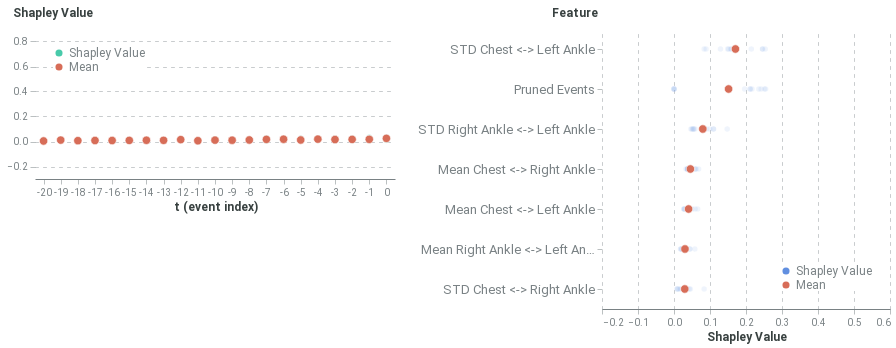

This figure's notebook cell:
### Code cell
global_plot

### Figure 1 — Vega-Lite specification as saved in the notebook (floating-point values rounded to 4 significant figures; data arrays with more than 128 entries replaced by an {"elided": "..."} marker saying what was removed)
{"config": {"axis": {"domain": true, "domainColor": "#798184", "grid": false, "gridColor": "#798184", "gridOpacity": 0.5, "gridDash": [3, 5], "gridWidth": 0.8, "gridCap": "round", "labelPadding": 3, "labelFont": "Roboto", "labelColor": "#798184", "tickSize": 5, "tickColor": "#798184", "tickOpacity": 0.5, "titleColor": "#384140", "titleFont": "Roboto", "titleFontSize": 12}, "axisBand": {"domain": true, "ticks": false, "labelPadding": 7}, "axisY": {"domain": false, "titleAlign": "left", "titleAngle": 0, "titleX": -20, "titleY": -10}, "legend": {"labelColor": "#798184", "labelFontSize": 12, "symbolSize": 40, "titleColor": "#384140", "titleFontSize": 12, "titlePadding": 10, "titleFont": "Roboto", "labelFont": "Roboto"}, "line": {"stroke": "#618FE0", "strokeWidth": 2}, "rule": {"stroke": "#798184"}, "path": {"stroke": "#618FE0", "strokeWidth": 0.5}, "rect": {"fill": "#618FE0"}, "point": {"filled": true, "shape": "circle"}, "shape": {"stroke": "#618FE0"}, "bar": {"fill": "#618FE0", "stroke": null}, "text": {"font": "Roboto", "color": "#384140", "fontSize": 12}, "arc": {"stroke": "#fff", "strokeWidth": 1}, "range": {"category": ["#618FE0", "#50D0B0", "#E17560", "#E8B474", "#D889C4", "#34A3BC", "#A583A4"], "ramp": ["#001854", "#002f72", "#04478e", "#1e5fab", "#4477c5", "#6290e1", "#7ea9fd", "#9ec7ff", "#bde4ff"], "heatmap": ["#001854", "#002f72", "#04478e", "#1e5fab", "#4477c5", "#6290e1", "#7ea9fd", "#9ec7ff", "#bde4ff"], "diverging": ["#003b26", "#006b52", "#1aa082", "#55d5b5", "#f5f5f5", "#ffaa92", "#d16f5b", "#9e392c", "#650200"]}, "title": {"anchor": "start", "fontSize": 20, "color": "#384140", "fontWeight": "bold", "offset": 20, "font": "Roboto", "subtitleColor": "#384140", "subtitleFontSize": 16}, "header": {"labelFontSize": 12, "titleFontSize": 16, "labelColor": "#384140", "titleColor": "#384140", "titleFont": "Roboto", "labelFont": "Roboto"}, "group": {"fill": "white"}, "background": "white", "view": {"stroke": "transparent", "continuousHeight": 300, "continuousWidth": 400}}, "hconcat": [{"data": {"name": "data-25ce45d281afcf53e780f3605f2d18c2"}, "mark": {"type": "point", "stroke": "white", "strokeWidth": 0.6}, "encoding": {"color": {"type": "nominal", "field": "type", "legend": {"fillColor": "white", "orient": "top-left", "symbolSize": 50, "symbolStrokeWidth": 0, "title": null}, "scale": {"domain": ["Shapley Value", "Mean"], "range": ["#48caaa", "#d76d58"]}}, "opacity": {"condition": {"value": 1.0, "test": "(datum.type === 'Mean')"}, "value": 0.2}, "size": {"condition": {"value": 70, "test": "(datum.type === 'Mean')"}, "value": 30}, "x": {"type": "ordinal", "axis": {"labelAngle": 0}, "field": "t (event index)"}, "y": {"type": "quantitative", "axis": {"grid": true, "titleX": -23}, "field": "Shapley Value", "scale": {"domain": [-0.3, 0.9]}, "title": "Shapley Value"}}, "height": 150, "width": 360}, {"data": {"name": "data-2a6f7cbe33429f881ed3301e0d14a946"}, "mark": {"type": "point", "stroke": "white", "strokeWidth": 0.6}, "encoding": {"color": {"type": "nominal", "field": "type", "legend": {"fillColor": "white", "orient": "bottom-right", "symbolSize": 50, "symbolStrokeWidth": 0, "title": null}, "scale": {"domain": ["Shapley Value", "Mean"], "range": ["#618FE0", "#d76d58"]}}, "opacity": {"condition": {"value": 1.0, "test": "(datum.type === 'Mean')"}, "value": 0.1}, "size": {"condition": {"value": 70, "test": "(datum.type === 'Mean')"}, "value": 30}, "x": {"type": "quantitative", "axis": {"grid": true, "title": "Shapley Value"}, "field": "Shapley Value", "scale": {"domain": [-0.2, 0.6]}}, "y": {"type": "ordinal", "axis": {"labelFontSize": 13, "titleX": -51}, "field": "Feature", "sort": ["STD Chest <-> Left Ankle", "Pruned Events", "STD Right Ankle <-> Left Ankle", "Mean Chest <-> Right Ankle", "Mean Chest <-> Left Ankle", "Mean Right Ankle <-> Left Ankle", "STD Chest <-> Right Ankle"]}}, "height": 280, "width": 288}], "resolve": {"scale": {"color": "independent"}}, "$schema": "https://vega.github.io/schema/vega-lite/v4.8.1.json", "datasets": {"data-25ce45d281afcf53e780f3605f2d18c2": {"elided": "257 records"}, "data-2a6f7cbe33429f881ed3301e0d14a946": [{"Shapley Value": 0.05823, "Feature": "Mean Chest <-> Right Ankle", "type": "Shapley Value"}, {"Shapley Value": 0.0082, "Feature": "STD Chest <-> Right Ankle", "type": "Shapley Value"}, {"Shapley Value": 0.06569, "Feature": "Mean Chest <-> Left Ankle", "type": "Shapley Value"}, {"Shapley Value": 0.2536, "Feature": "STD Chest <-> Left Ankle", "type": "Shapley Value"}, {"Shapley Value": 0.05791, "Feature": "Mean Right Ankle <-> Left Ankle", "type": "Shapley Value"}, {"Shapley Value": 0.1098, "Feature": "STD Right Ankle <-> Left Ankle", "type": "Shapley Value"}, {"Shapley Value": -4.683e-09, "Feature": "Pruned Events", "type": "Shapley Value"}, {"Shapley Value": 0.03964, "Feature": "Mean Chest <-> Right Ankle", "type": "Shapley Value"}, {"Shapley Value": 0.0103, "Feature": "STD Chest <-> Right Ankle", "type": "Shapley Value"}, {"Shapley Value": 0.03983, "Feature": "Mean Chest <-> Left Ankle", "type": "Shapley Value"}, {"Shapley Value": 0.1678, "Feature": "STD Chest <-> Left Ankle", "type": "Shapley Value"}, {"Shapley Value": 0.04412, "Feature": "Mean Right Ankle <-> Left Ankle", "type": "Shapley Value"}, {"Shapley Value": 0.05558, "Feature": "STD Right Ankle <-> Left Ankle", "type": "Shapley Value"}, {"Shapley Value": 0.1961, "Feature": "Pruned Events", "type": "Shapley Value"}, {"Shapley Value": 0.03902, "Feature": "Mean Chest <-> Right Ankle", "type": "Shapley Value"}, {"Shapley Value": 0.009638, "Feature": "STD Chest <-> Right Ankle", "type": "Shapley Value"}, {"Shapley Value": 0.03837, "Feature": "Mean Chest <-> Left Ankle", "type": "Shapley Value"}, {"Shapley Value": 0.1582, "Feature": "STD Chest <-> Left Ankle", "type": "Shapley Value"}, {"Shapley Value": 0.0437, "Feature": "Mean Right Ankle <-> Left Ankle", "type": "Shapley Value"}, {"Shapley Value": 0.05333, "Feature": "STD Right Ankle <-> Left Ankle", "type": "Shapley Value"}, {"Shapley Value": 0.2111, "Feature": "Pruned Events", "type": "Shapley Value"}, {"Shapley Value": 0.0685, "Feature": "Mean Chest <-> Right Ankle", "type": "Shapley Value"}, {"Shapley Value": 0.08371, "Feature": "STD Chest <-> Right Ankle", "type": "Shapley Value"}, {"Shapley Value": 0.04498, "Feature": "Mean Chest <-> Left Ankle", "type": "Shapley Value"}, {"Shapley Value": 0.2463, "Feature": "STD Chest <-> Left Ankle", "type": "Shapley Value"}, {"Shapley Value": 0.02816, "Feature": "Mean Right Ankle <-> Left Ankle", "type": "Shapley Value"}, {"Shapley Value": 0.1478, "Feature": "STD Right Ankle <-> Left Ankle", "type": "Shapley Value"}, {"Shapley Value": -4.47e-09, "Feature": "Pruned Events", "type": "Shapley Value"}, {"Shapley Value": 0.03845, "Feature": "Mean Chest <-> Right Ankle", "type": "Shapley Value"}, {"Shapley Value": 0.03752, "Feature": "STD Chest <-> Right Ankle", "type": "Shapley Value"}, {"Shapley Value": 0.03677, "Feature": "Mean Chest <-> Left Ankle", "type": "Shapley Value"}, {"Shapley Value": 0.1592, "Feature": "STD Chest <-> Left Ankle", "type": "Shapley Value"}, {"Shapley Value": 0.03146, "Feature": "Mean Right Ankle <-> Left Ankle", "type": "Shapley Value"}, {"Shapley Value": 0.09939, "Feature": "STD Right Ankle <-> Left Ankle", "type": "Shapley Value"}, {"Shapley Value": 0.2167, "Feature": "Pruned Events", "type": "Shapley Value"}, {"Shapley Value": 0.03779, "Feature": "Mean Chest <-> Right Ankle", "type": "Shapley Value"}, {"Shapley Value": 0.03326, "Feature": "STD Chest <-> Right Ankle", "type": "Shapley Value"}, {"Shapley Value": 0.03671, "Feature": "Mean Chest <-> Left Ankle", "type": "Shapley Value"}, {"Shapley Value": 0.1491, "Feature": "STD Chest <-> Left Ankle", "type": "Shapley Value"}, {"Shapley Value": 0.02984, "Feature": "Mean Right Ankle <-> Left Ankle", "type": "Shapley Value"}, {"Shapley Value": 0.09084, "Feature": "STD Right Ankle <-> Left Ankle", "type": "Shapley Value"}, {"Shapley Value": 0.242, "Feature": "Pruned Events", "type": "Shapley Value"}, {"Shapley Value": 0.05844, "Feature": "Mean Chest <-> Right Ankle", "type": "Shapley Value"}, {"Shapley Value": 0.04249, "Feature": "STD Chest <-> Right Ankle", "type": "Shapley Value"}, {"Shapley Value": 0.05876, "Feature": "Mean Chest <-> Left Ankle", "type": "Shapley Value"}, {"Shapley Value": 0.2454, "Feature": "STD Chest <-> Left Ankle", "type": "Shapley Value"}, {"Shapley Value": 0.02313, "Feature": "Mean Right Ankle <-> Left Ankle", "type": "Shapley Value"}, {"Shapley Value": 0.1097, "Feature": "STD Right Ankle <-> Left Ankle", "type": "Shapley Value"}, {"Shapley Value": -4.257e-09, "Feature": "Pruned Events", "type": "Shapley Value"}, {"Shapley Value": 0.03784, "Feature": "Mean Chest <-> Right Ankle", "type": "Shapley Value"}, {"Shapley Value": 0.02852, "Feature": "STD Chest <-> Right Ankle", "type": "Shapley Value"}, {"Shapley Value": 0.03025, "Feature": "Mean Chest <-> Left Ankle", "type": "Shapley Value"}, {"Shapley Value": 0.152, "Feature": "STD Chest <-> Left Ankle", "type": "Shapley Value"}, {"Shapley Value": 0.01908, "Feature": "Mean Right Ankle <-> Left Ankle", "type": "Shapley Value"}, {"Shapley Value": 0.05844, "Feature": "STD Right Ankle <-> Left Ankle", "type": "Shapley Value"}, {"Shapley Value": 0.2118, "Feature": "Pruned Events", "type": "Shapley Value"}, {"Shapley Value": 0.03341, "Feature": "Mean Chest <-> Right Ankle", "type": "Shapley Value"}, {"Shapley Value": 0.02553, "Feature": "STD Chest <-> Right Ankle", "type": "Shapley Value"}, {"Shapley Value": 0.02763, "Feature": "Mean Chest <-> Left Ankle", "type": "Shapley Value"}, {"Shapley Value": 0.129, "Feature": "STD Chest <-> Left Ankle", "type": "Shapley Value"}, {"Shapley Value": 0.018, "Feature": "Mean Right Ankle <-> Left Ankle", "type": "Shapley Value"}, {"Shapley Value": 0.04976, "Feature": "STD Right Ankle <-> Left Ankle", "type": "Shapley Value"}, {"Shapley Value": 0.2546, "Feature": "Pruned Events", "type": "Shapley Value"}, {"Shapley Value": 0.06143, "Feature": "Mean Chest <-> Right Ankle", "type": "Shapley Value"}, {"Shapley Value": 0.04547, "Feature": "STD Chest <-> Right Ankle", "type": "Shapley Value"}, {"Shapley Value": 0.05068, "Feature": "Mean Chest <-> Left Ankle", "type": "Shapley Value"}, {"Shapley Value": 0.2148, "Feature": "STD Chest <-> Left Ankle", "type": "Shapley Value"}, {"Shapley Value": 0.02621, "Feature": "Mean Right Ankle <-> Left Ankle", "type": "Shapley Value"}, {"Shapley Value": 0.08578, "Feature": "STD Right Ankle <-> Left Ankle", "type": "Shapley Value"}, {"Shapley Value": -4.896e-09, "Feature": "Pruned Events", "type": "Shapley Value"}, {"Shapley Value": 0.03783, "Feature": "Mean Chest <-> Right Ankle", "type": "Shapley Value"}, {"Shapley Value": 0.01847, "Feature": "STD Chest <-> Right Ankle", "type": "Shapley Value"}, {"Shapley Value": 0.02841, "Feature": "Mean Chest <-> Left Ankle", "type": "Shapley Value"}, {"Shapley Value": 0.08918, "Feature": "STD Chest <-> Left Ankle", "type": "Shapley Value"}, {"Shapley Value": 0.02224, "Feature": "Mean Right Ankle <-> Left Ankle", "type": "Shapley Value"}, {"Shapley Value": 0.05265, "Feature": "STD Right Ankle <-> Left Ankle", "type": "Shapley Value"}, {"Shapley Value": 0.2355, "Feature": "Pruned Events", "type": "Shapley Value"}, {"Shapley Value": 0.03682, "Feature": "Mean Chest <-> Right Ankle", "type": "Shapley Value"}, {"Shapley Value": 0.01537, "Feature": "STD Chest <-> Right Ankle", "type": "Shapley Value"}, {"Shapley Value": 0.02795, "Feature": "Mean Chest <-> Left Ankle", "type": "Shapley Value"}, {"Shapley Value": 0.08359, "Feature": "STD Chest <-> Left Ankle", "type": "Shapley Value"}, {"Shapley Value": 0.02194, "Feature": "Mean Right Ankle <-> Left Ankle", "type": "Shapley Value"}, {"Shapley Value": 0.04695, "Feature": "STD Right Ankle <-> Left Ankle", "type": "Shapley Value"}, {"Shapley Value": 0.2517, "Feature": "Pruned Events", "type": "Shapley Value"}, {"Shapley Value": 0.1516, "Feature": "Pruned Events", "type": "Mean"}, {"Shapley Value": 0.04562, "Feature": "Mean Chest <-> Right Ankle", "type": "Mean"}, {"Shapley Value": 0.0405, "Feature": "Mean Chest <-> Left Ankle", "type": "Mean"}, {"Shapley Value": 0.03048, "Feature": "Mean Right Ankle <-> Left Ankle", "type": "Mean"}, {"Shapley Value": 0.02987, "Feature": "STD Chest <-> Right Ankle", "type": "Mean"}, {"Shapley Value": 0.1707, "Feature": "STD Chest <-> Left Ankle", "type": "Mean"}, {"Shapley Value": 0.08, "Feature": "STD Right Ankle <-> Left Ankle", "type": "Mean"}]}}
